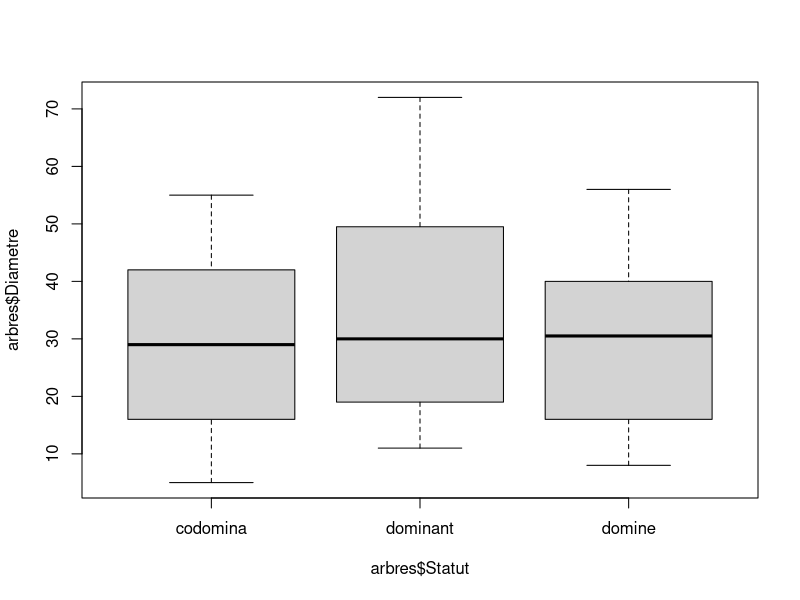
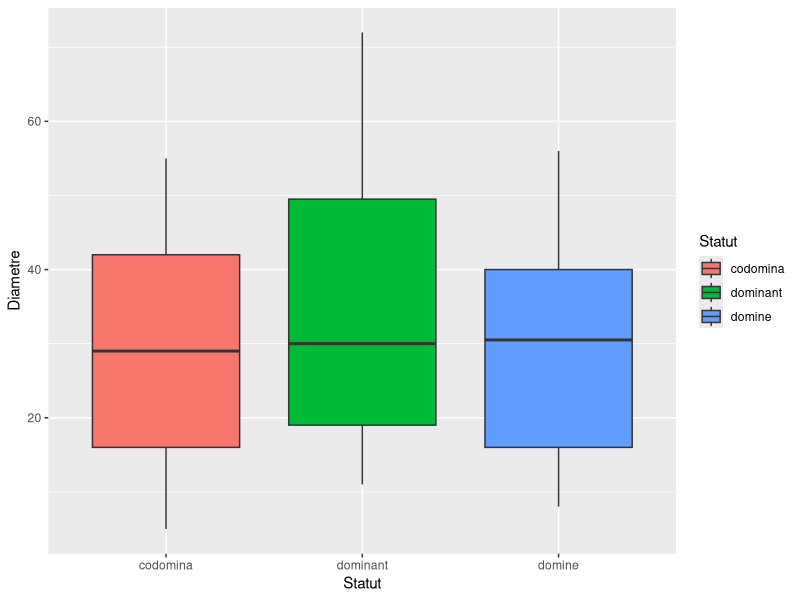
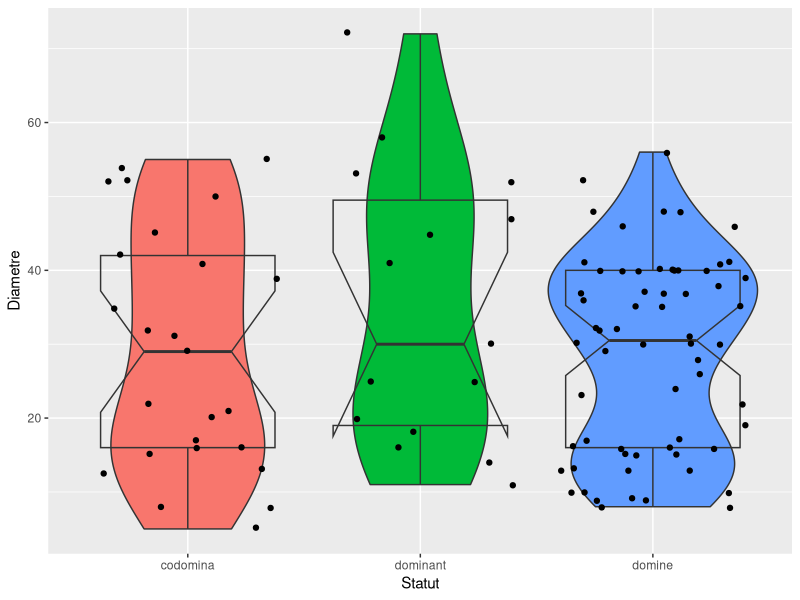
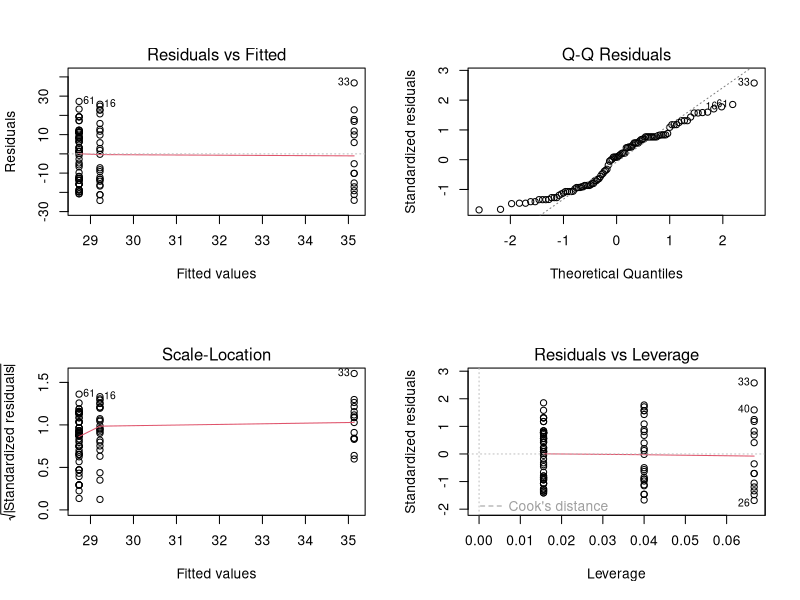

Write the R code that produced these figures, in order.
## ---- chunk 1
options(htmltools.dir.version = FALSE)
knitr::opts_chunk$set(echo = TRUE, fig.align = "center", fig.retina = 2, comment = NA)
## ---- chunk 2
arbres <- read.table("arbres.txt", header = FALSE, sep = "")
colnames(arbres) <- c("Diametre", "Statut")
dim(arbres)
arbres
## ---- chunk 3
table(arbres$Statut)
mean(arbres$Diametre)
sd(arbres$Diametre)
## ---- chunk 4
by(arbres$Diametre, arbres$Statut, mean)
by(arbres$Diametre, arbres$Statut, sd)
## ---- chunk 5
boxplot(arbres$Diametre ~ arbres$Statut)
## ---- chunk 6
library(tidyverse)
arbres %>% 
  summarise(N = n(), Mean = mean(Diametre), Var = sd(Diametre)^2,
            Min = min(Diametre), Max = max(Diametre))
## ---- chunk 7
arbres %>% 
  group_by(Statut) %>% 
  summarise(N = n(), Mean = mean(Diametre), Var = sd(Diametre)^2,
            Min = min(Diametre), Max = max(Diametre))
## ---- chunk 8
# library(ggplot2) # Déjà chargé avec {tidyverse}
ggplot(arbres) +
  aes(x = Statut, y = Diametre, fill = Statut) +
  geom_boxplot()
## ---- chunk 9
ggplot(arbres) +
  aes(x = Statut, y = Diametre, fill = Statut) +
  geom_violin() +
  geom_boxplot(notch = TRUE, alpha = 0) +
  geom_jitter() +
  theme(legend.position = "none")
## ---- chunk 10
(arbres_lm <- lm(Diametre ~ Statut, data = arbres))
## ---- chunk 11
par(mfrow = c(2, 2))
plot(arbres_lm)
## ---- chunk 12
anova(lm(Diametre ~ 1, data = arbres), arbres_lm)
## ---- chunk 13
anova(arbres_lm)
## ---- chunk 14
car::Anova(arbres_lm)
## ---- chunk 15
summary(arbres_lm)
## ---- chunk 16
summary(lm(Diametre ~ Statut - 1, data = arbres))
## ---- chunk 17
pairwise.t.test(arbres$Diametre, arbres$Statut, p.adjust.method = "none")
## ---- chunk 18
pairwise.t.test(arbres$Diametre, arbres$Statut, 
                p.adjust.method = "bonferroni")
